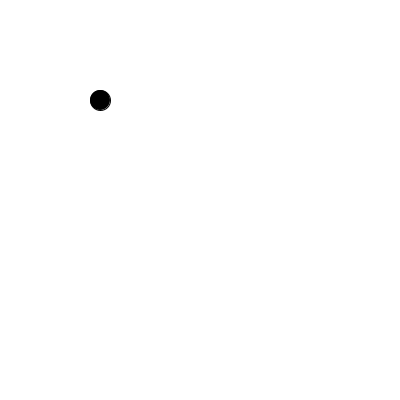
Frame 1 (no input)
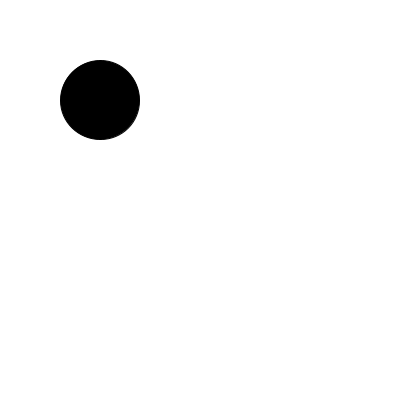
Frame 60 (the mouse pressed at the canvas centre just before this capture)
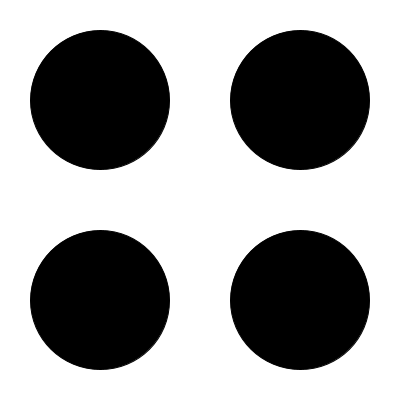
Frame 120 (the mouse held since frame 60 and released just before this capture)

The Processing sketch that drew these frames (run headless with seeded random() and noise(); from frame 60 on, the mouse is pressed at the canvas centre):

// Processing sketch: Helton_S5_A4
// ── Helton_S5_A4.pde
int xa = 100;
int xb = 300;
int xc = 100;
int xd = 300;
int ya = 100;
int yb = 100;
int yc = 300;
int yd = 300;
int cSize = 20;
void setup() {
  size(400, 400);
}
void draw() {
  translate(mouseX-200, mouseY-200);
  background(255);
  fill(0);
  stroke(0);
  ellipse(xa, ya, cSize, cSize);
  ellipse(xb, yb, cSize, cSize);
  ellipse(xc, yc, cSize, cSize);
  ellipse(xd, yd, cSize, cSize);
  if (cSize < 200) {
    cSize += 1;
  }
}
